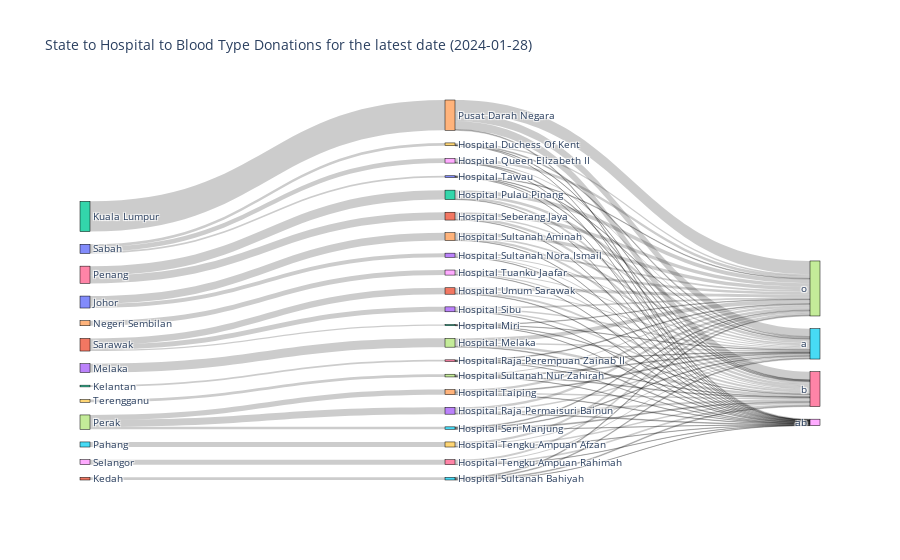

Notebook code for this chart:
### Markdown cell above
1. The data only shows blood donations but does not present the stocks of the blood itself
2. To compare more accurate on the state, we need to have the count of population for every state, to get the ratio of donor/no. of residence in the state. But I believe , they can transfer the blood packet to another hospital.

### Code cell
#now prepare data for Sankey
today_df = facility_df[facility_df['date']==latest_date][['hospital','state','blood_a','blood_b','blood_o','blood_ab']]
# Melt the data to transform blood type columns into rows
melted_data = today_df.melt(id_vars=['state', 'hospital'], value_vars=['blood_a', 'blood_b', 'blood_o', 'blood_ab'], 
                        var_name='blood_type', value_name='donations')

# Replace blood type column names with just the blood type
melted_data['blood_type'] = melted_data['blood_type'].str.replace('blood_', '')

# Creating a list of unique states, hospitals, and blood types to define nodes
states = list(melted_data['state'].unique())
hospitals = list(melted_data['hospital'].unique())
blood_types = list(melted_data['blood_type'].unique())
all_nodes = states + hospitals + blood_types

# # Create a mapping from node names to indices
node_indices = {node: idx for idx, node in enumerate(all_nodes)}
# Map the states, hospitals, and blood types to their respective indices
melted_data['source_state_to_hospital'] = melted_data['state'].map(node_indices)
melted_data['target_hospital_to_blood'] = melted_data['hospital'].map(node_indices)
melted_data['target_blood'] = melted_data['blood_type'].map(node_indices)

# Create two sets of links: one from state to hospital and another from hospital to blood type
links_state_to_hospital = melted_data[['source_state_to_hospital', 'target_hospital_to_blood', 'donations']]
links_hospital_to_blood = melted_data[['target_hospital_to_blood', 'target_blood', 'donations']]

# Combine the links into a single dataframe
links_combined = pd.concat([
    links_state_to_hospital.rename(columns={'source_state_to_hospital': 'source', 'target_hospital_to_blood': 'target'}),
    links_hospital_to_blood.rename(columns={'target_hospital_to_blood': 'source', 'target_blood': 'target'})
])

# Sum the donation counts for each link
links_summed = links_combined.groupby(['source', 'target']).sum().reset_index()

# Create the Sankey diagram
fig = go.Figure(data=[go.Sankey(
    node = dict(
      pad = 15,
      thickness = 10,
      line = dict(color = "black", width = 0.5),
      label = all_nodes
    ),
    link = dict(
      source = links_summed['source'],
      target = links_summed['target'],
      value = links_summed['donations']
    ))])

fig.update_layout(title_text=f"State to Hospital to Blood Type Donations for the latest date ({latest_date.date()})", font_size=10)
fig.show()

### Figure 1 — Plotly figure (JSON) as saved in the notebook; plotly's stock layout.template omitted (floating-point values rounded to 4 significant figures)
{"data": [{"link": {"source": [0, 0, 1, 2, 3, 4, 5, 5, 6, 6, 7, 7, 7, 8, 9, 10, 10, 10, 11, 11, 11, 12, 13, 13, 13, 13, 14, 14, 14, 14, 15, 15, 15, 15, 16, 16, 16, 16, 17, 17, 17, 17, 18, 18, 18, 18, 19, 19, 19, 19, 20, 20, 20, 20, 21, 21, 21, 21, 22, 22, 22, 22, 23, 23, 23, 23, 24, 24, 24, 24, 25, 25, 25, 25, 26, 26, 26, 26, 27, 27, 27, 27, 28, 28, 28, 28, 29, 29, 29, 29, 30, 30, 30, 30, 31, 31, 31, 31, 32, 32, 32, 32, 33, 33, 33, 33, 34, 34, 34, 34], "target": [13, 14, 15, 16, 17, 18, 19, 20, 21, 22, 23, 24, 25, 26, 27, 28, 29, 30, 31, 32, 33, 34, 35, 36, 37, 38, 35, 36, 37, 38, 35, 36, 37, 38, 35, 36, 37, 38, 35, 36, 37, 38, 35, 36, 37, 38, 35, 36, 37, 38, 35, 36, 37, 38, 35, 36, 37, 38, 35, 36, 37, 38, 35, 36, 37, 38, 35, 36, 37, 38, 35, 36, 37, 38, 35, 36, 37, 38, 35, 36, 37, 38, 35, 36, 37, 38, 35, 36, 37, 38, 35, 36, 37, 38, 35, 36, 37, 38, 35, 36, 37, 38, 35, 36, 37, 38, 35, 36, 37, 38], "value": [88, 162, 56, 36, 184, 106, 106, 0, 164, 197, 144, 105, 51, 104, 57, 99, 58, 36, 135, 26, 103, 633, 21, 21, 41, 5, 39, 44, 73, 6, 17, 18, 18, 3, 11, 9, 14, 2, 35, 50, 84, 15, 25, 25, 50, 6, 21, 33, 46, 6, 0, 0, 0, 0, 33, 51, 73, 7, 56, 46, 87, 8, 34, 44, 53, 13, 18, 31, 46, 10, 13, 19, 16, 3, 21, 34, 44, 5, 17, 15, 22, 3, 23, 17, 55, 4, 19, 7, 31, 1, 9, 13, 12, 2, 24, 38, 62, 11, 6, 8, 9, 3, 28, 34, 36, 5, 166, 171, 279, 17]}, "node": {"label": ["Johor", "Kedah", "Kelantan", "Melaka", "Negeri Sembilan", "Pahang", "Penang", "Perak", "Selangor", "Terengganu", "Sabah", "Sarawak", "Kuala Lumpur", "Hospital Sultanah Nora Ismail", "Hospital Sultanah Aminah", "Hospital Sultanah Bahiyah", "Hospital Raja Perempuan Zainab II", "Hospital Melaka", "Hospital Tuanku Jaafar", "Hospital Tengku Ampuan Afzan", "Hospital Sultan Haji Ahmad Shah", "Hospital Seberang Jaya", "Hospital Pulau Pinang", "Hospital Raja Permaisuri Bainun", "Hospital Taiping", "Hospital Seri Manjung", "Hospital Tengku Ampuan Rahimah", "Hospital Sultanah Nur Zahirah", "Hospital Queen Elizabeth II", "Hospital Duchess Of Kent", "Hospital Tawau", "Hospital Umum Sarawak", "Hospital Miri", "Hospital Sibu", "Pusat Darah Negara", "a", "b", "o", "ab"], "line": {"color": "black", "width": 0.5}, "pad": 15, "thickness": 10}, "type": "sankey"}], "layout": {"font": {"size": 10}, "title": {"text": "State to Hospital to Blood Type Donations for the latest date (2024-01-28)"}}}
